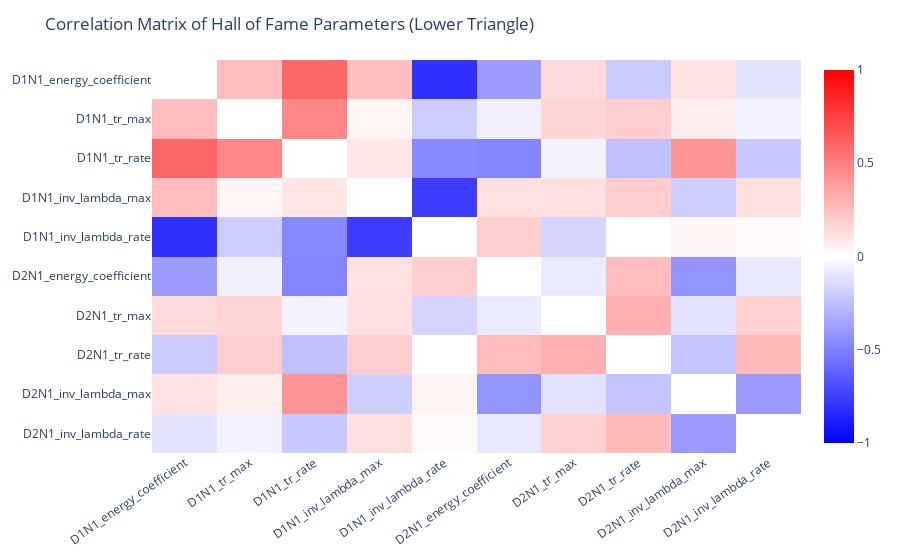

The cell this chart's notebook holds for it:
### Markdown cell above
### Correlation matrix of X best individuals

### Code cell
NB_INDIVIDUAL_CORRELATION = 100

indiv_param = viewer.hall_of_fame.iloc[:NB_INDIVIDUAL_CORRELATION, :-1].to_numpy()
param_names = viewer.hall_of_fame.columns[:-1]

corr_matrix = np.corrcoef(indiv_param.T)
np.fill_diagonal(corr_matrix, np.nan)

fig = px.imshow(
    corr_matrix,
    text_auto=False,
    aspect="auto",
    color_continuous_scale=[[0, "blue"], [0.5, "white"], [1, "red"]],
    zmin=-1,
    zmax=1,
    x=param_names,
    y=param_names,
)
fig.update_layout(
    title="Correlation Matrix of Hall of Fame Parameters (Lower Triangle)",
    plot_bgcolor="rgba(0,0,0,0)",
    paper_bgcolor="rgba(0,0,0,0)",
    xaxis={"showgrid": False, "tickangle": -35},
    yaxis={"showgrid": False},
)

fig.show()

### Figure 1 — Plotly figure (JSON) as saved in the notebook; plotly's stock layout.template omitted (floating-point values rounded to 4 significant figures)
{"data": [{"coloraxis": "coloraxis", "hovertemplate": "x: %{x}<br>y: %{y}<br>color: %{z}<extra></extra>", "name": "0", "type": "heatmap", "x": ["D1N1_energy_coefficient", "D1N1_tr_max", "D1N1_tr_rate", "D1N1_inv_lambda_max", "D1N1_inv_lambda_rate", "D2N1_energy_coefficient", "D2N1_tr_max", "D2N1_tr_rate", "D2N1_inv_lambda_max", "D2N1_inv_lambda_rate"], "xaxis": "x", "y": ["D1N1_energy_coefficient", "D1N1_tr_max", "D1N1_tr_rate", "D1N1_inv_lambda_max", "D1N1_inv_lambda_rate", "D2N1_energy_coefficient", "D2N1_tr_max", "D2N1_tr_rate", "D2N1_inv_lambda_max", "D2N1_inv_lambda_rate"], "yaxis": "y", "z": [[null, 0.2628, 0.5946, 0.2578, -0.8085, -0.3889, 0.1463, -0.2083, 0.1174, -0.1075], [0.2628, null, 0.4726, 0.03963, -0.2017, -0.06115, 0.1647, 0.1963, 0.0652, -0.0552], [0.5946, 0.4726, null, 0.09855, -0.4612, -0.4828, -0.04899, -0.2432, 0.4187, -0.2135], [0.2578, 0.03963, 0.09855, null, -0.761, 0.1158, 0.1259, 0.1955, -0.188, 0.1302], [-0.8085, -0.2017, -0.4612, -0.761, null, 0.187, -0.1682, 0.0008937, 0.0426, 0.01979], [-0.3889, -0.06115, -0.4828, 0.1158, 0.187, null, -0.07929, 0.2626, -0.4202, -0.0895], [0.1463, 0.1647, -0.04899, 0.1259, -0.1682, -0.07929, null, 0.3071, -0.1127, 0.1826], [-0.2083, 0.1963, -0.2432, 0.1955, 0.0008937, 0.2626, 0.3071, null, -0.2319, 0.2688], [0.1174, 0.0652, 0.4187, -0.188, 0.0426, -0.4202, -0.1127, -0.2319, null, -0.4018], [-0.1075, -0.0552, -0.2135, 0.1302, 0.01979, -0.0895, 0.1826, 0.2688, -0.4018, null]]}], "layout": {"coloraxis": {"cmax": 1, "cmin": -1, "colorscale": [[0, "blue"], [0.5, "white"], [1, "red"]]}, "margin": {"t": 60}, "paper_bgcolor": "rgba(0,0,0,0)", "plot_bgcolor": "rgba(0,0,0,0)", "title": {"text": "Correlation Matrix of Hall of Fame Parameters (Lower Triangle)"}, "xaxis": {"anchor": "y", "domain": [0, 1], "showgrid": false, "tickangle": -35}, "yaxis": {"anchor": "x", "autorange": "reversed", "domain": [0, 1], "showgrid": false}}}
